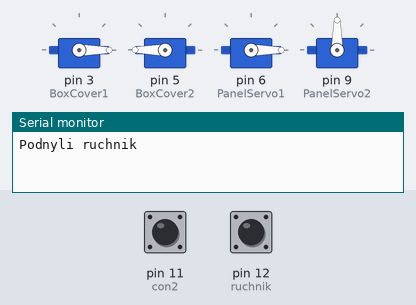
Bench run of a sketch on a simulated Arduino Uno, built with avr-gcc and run on an emulated ATmega328P. Shown: 4 × servo, the last lines printed to the serial monitor. The test bench sets the inputs (shaded band); at power-on: pin 11 (con2) HIGH, pin 12 (ruchnik) LOW.

Above: at 4.1 s.
4.2 s: pin 11 (con2) pulled LOW for 0.15 s
At 5.3 s:
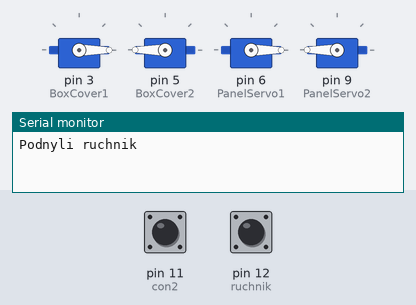
5.8 s: pin 12 (ruchnik) pulled HIGH for 1 s
At 8.7 s:
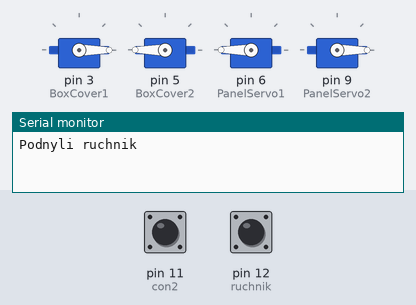
11.9 s: pin 12 (ruchnik) driven LOW
14.9 s: pin 11 (con2) driven HIGH
17.9 s: pin 11 (con2) driven LOW
At 19.3 s:
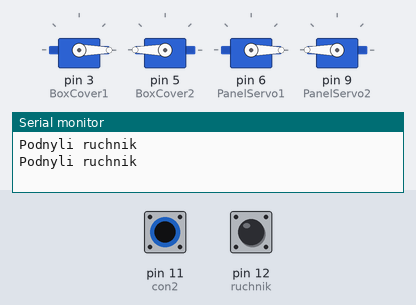
Timing chart, 0 to 20.9 s (numbered marks = the images above; inputs shaded):
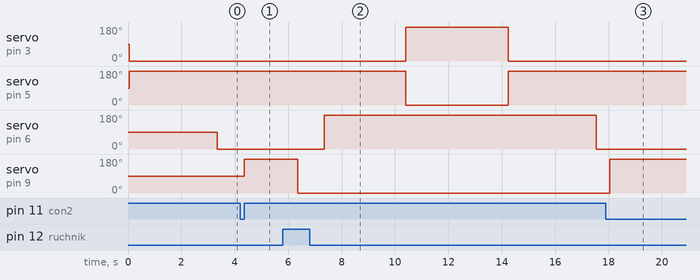

The sketch:

Ser_gotovo_29_09_21.ino
```cpp
/*
   Программа управления сервами 4 мотора . Транзисторы коммутируют питание GND
   Версия 1.0
  26.08.20 Корректировка прошивки, собрана установка
  05.10.20 Корректировка углов поворота сервю
  29.09.21 Корректировкис
  Поднимаем ручник - замкнуто. Должна спрятаться приборка.
  Опускаем ручник - разомкнуто. Должна выехать приборка.
*/
#include <Servo.h>
//Создаем переменные серво
#define DEBUG 1 //1- посылаем в сериал, 0 не отсылаем
//Выезжает спидометр
Servo BoxCover1;
Servo BoxCover2;
//Крышка спидометра
Servo PanelServo1;
Servo PanelServo2;

int angle1 = 0;     // Переменная,в которой хранится положение первого сервопривода
int interval1 = 10; // Интервал времени, через который будет производиться поворот первого сервопривода на один градус

int angle2 = 0;     // Переменная,в которой хранится положение второго сервопривода
int interval2 = 20; // Интервал времени, через который будет производиться поворот второго сервопривода на один градус
int pin = 2;
bool flag = true;
int n = 3;

//Описание переменных концевиков
int con1 = 10; //Концевик поворота крышки
int con2 = 11; //Концевик заезда крышки

int ruchnik = 12;

//Управление питанием
int PowerSer1 = 2;
int PowerSer2 = 4;
int PowerSer3 = 7;
int PowerSer4 = 8; //Выезжает крышка

void setup()
{
#ifdef DEBUG
  Serial.begin(9600);
#endif

  BoxCover1.attach(3);
  BoxCover2.attach(5);
  //  Крышка приборки
  PanelServo1.attach(6);
  PanelServo2.attach(9);

  pinMode(con1, INPUT_PULLUP);
  pinMode(con2, INPUT_PULLUP);
  pinMode(ruchnik, INPUT_PULLUP);
  //Транзисторы управления питанием
  pinMode(PowerSer1, OUTPUT);
  pinMode(PowerSer2, OUTPUT);
  pinMode(PowerSer3, OUTPUT);
  pinMode(PowerSer4, OUTPUT);

  digitalWrite(PowerSer1, LOW);
  digitalWrite(PowerSer2, LOW);
  digitalWrite(PowerSer3, LOW);
  digitalWrite(PowerSer4, LOW);
}
void loop()
{
  //Ручник поднят
  if (!digitalRead(ruchnik))
  {
    delay(50);
    if (!digitalRead(ruchnik))
    {
#ifdef DEBUG
      Serial.println("Podnyli ruchnik");
#endif
      //Алгоритм который работает пока поднят ручник
      //Приборка поехала вниз
      BoxCover1.attach(3);
      BoxCover2.attach(5);
      digitalWrite(PowerSer1, HIGH);
      digitalWrite(PowerSer2, HIGH);
      BoxCover1.write(0);
      BoxCover2.write(180);
      //Время опускания приборки ------------------------------------------
      delay(3200);
      digitalWrite(PowerSer1, LOW);
      digitalWrite(PowerSer2, LOW);
      BoxCover1.detach();
      BoxCover2.detach();
      delay(50);

      //Крышка выезжает ----------------------------------------------
      while (digitalRead(con2) == HIGH)
      {
        PanelServo1.attach(6);
        digitalWrite(PowerSer3, HIGH);
        PanelServo1.write(0);
        //Вращаем определенное время. Крышка спидометра поднимается вверх вверх  -----

      }
      delay(100);
      //              delay(1000);
      digitalWrite(PowerSer3, LOW);
      PanelServo1.detach();
      delay(50);


      //Крышка открывается -------------------------------------------
      PanelServo2.attach(9);
      digitalWrite(PowerSer4, HIGH);
      PanelServo2.write(180);
      //Время закрытия крышки которая вращается. Закрывает приборку.
      delay(2000);
      digitalWrite(PowerSer4, LOW);
      PanelServo2.detach();
      while (!digitalRead(ruchnik) == HIGH)
      {
#ifdef DEBUG
        Serial.println("Podnyli ruchnik");
#endif
      }
    }
  }
  else
  {
    //Ручник опускаем. Приборка выезжает.
    //Тут открывается крышка приборки
    PanelServo2.attach(9);
    digitalWrite(PowerSer4, HIGH);
    PanelServo2.write(0);
    //Время открытия крышки
    delay(1000);
    //Останавливаем серву
    digitalWrite(PowerSer4, LOW);
    PanelServo2.detach();
    //Заезжает крышка --------------------
    PanelServo1.attach(6);
    digitalWrite(PowerSer3, HIGH);
    PanelServo1.write(180);
    //Вращаем определенное время. Время открытия крышки спидометра. Двигатели постоянного вращения.
    delay(3000);
    digitalWrite(PowerSer3, LOW);
    PanelServo1.detach();
    delay(50);
    //Поднимаем спидометр-----------------------
    BoxCover1.attach(3);
    BoxCover2.attach(5);
    digitalWrite(PowerSer1, HIGH);
    digitalWrite(PowerSer2, HIGH);
    BoxCover1.write(180);
    BoxCover2.write(0);
    //Время поднятия спидометра -----------------------
    delay(3800);
    digitalWrite(PowerSer1, LOW);
    digitalWrite(PowerSer2, LOW);
    BoxCover1.detach();
    BoxCover2.detach();
    while (!digitalRead(ruchnik) == LOW)
    {
#ifdef DEBUG
      Serial.println("Otpustili ruchnik");
#endif
    }
  }
}
```

Measured:
- after the input at 4.2 s, servo on pin 9 (PanelServo2): 90° → 180° after 0.15 s
- after the input at 5.8 s, servo on pin 3 (BoxCover1): 0° → 180° after 4.6 s; servo on pin 5 (BoxCover2): 180° → 0° after 4.6 s; servo on pin 6 (PanelServo1): 0° → 180° after 1.6 s; servo on pin 9 (PanelServo2): 180° → 0° after 0.55 s
- after the input at 17.9 s, servo on pin 9 (PanelServo2): 0° → 180° after 0.15 s
